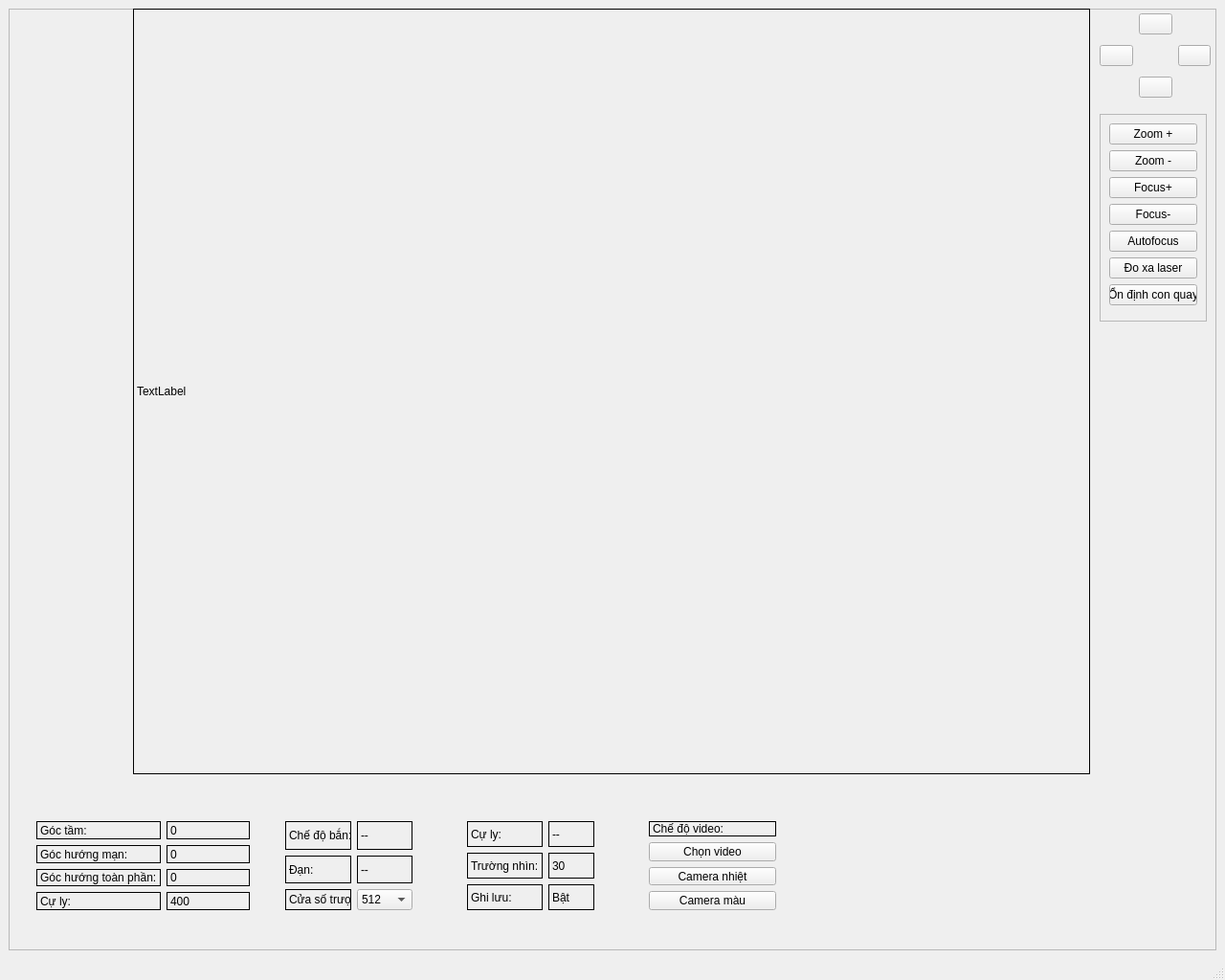
<?xml version="1.0" encoding="UTF-8"?>
<ui version="4.0">
 <class>MainWindow</class>
 <widget class="QMainWindow" name="MainWindow">
  <property name="geometry">
   <rect>
    <x>0</x>
    <y>0</y>
    <width>1280</width>
    <height>1024</height>
   </rect>
  </property>
  <property name="windowTitle">
   <string>Drone System</string>
  </property>
  <widget class="QWidget" name="centralwidget">
   <layout class="QGridLayout" name="gridLayout">
    <item row="0" column="0">
     <widget class="QFrame" name="frame">
      <property name="frameShape">
       <enum>QFrame::StyledPanel</enum>
      </property>
      <property name="frameShadow">
       <enum>QFrame::Raised</enum>
      </property>
      <widget class="QFrame" name="frame_2">
       <property name="geometry">
        <rect>
         <x>280</x>
         <y>840</y>
         <width>151</width>
         <height>111</height>
        </rect>
       </property>
       <layout class="QGridLayout" name="gridLayout_3">
        <item row="0" column="0">
         <widget class="QLabel" name="image_label_8">
          <property name="frameShape">
           <enum>QFrame::Panel</enum>
          </property>
          <property name="text">
           <string>Chế độ bắn:</string>
          </property>
         </widget>
        </item>
        <item row="1" column="1">
         <widget class="QLabel" name="image_label_9">
          <property name="frameShape">
           <enum>QFrame::Panel</enum>
          </property>
          <property name="text">
           <string>--</string>
          </property>
         </widget>
        </item>
        <item row="1" column="0">
         <widget class="QLabel" name="image_label_10">
          <property name="frameShape">
           <enum>QFrame::Panel</enum>
          </property>
          <property name="text">
           <string>Đạn:</string>
          </property>
         </widget>
        </item>
        <item row="0" column="1">
         <widget class="QLabel" name="image_label_11">
          <property name="frameShape">
           <enum>QFrame::Panel</enum>
          </property>
          <property name="text">
           <string>--</string>
          </property>
         </widget>
        </item>
        <item row="2" column="0">
         <widget class="QLabel" name="image_label_12">
          <property name="frameShape">
           <enum>QFrame::Panel</enum>
          </property>
          <property name="text">
           <string>Cửa số trượt:</string>
          </property>
         </widget>
        </item>
        <item row="2" column="1">
         <widget class="QComboBox" name="selectSlicing">
          <item>
           <property name="text">
            <string>512</string>
           </property>
          </item>
          <item>
           <property name="text">
            <string>764</string>
           </property>
          </item>
          <item>
           <property name="text">
            <string>872</string>
           </property>
          </item>
          <item>
           <property name="text">
            <string>1024</string>
           </property>
          </item>
         </widget>
        </item>
       </layout>
      </widget>
      <widget class="QWidget" name="layoutWidget">
       <property name="geometry">
        <rect>
         <x>1140</x>
         <y>0</y>
         <width>116</width>
         <height>101</height>
        </rect>
       </property>
       <layout class="QGridLayout" name="gridLayout_4">
        <item row="1" column="0">
         <widget class="QPushButton" name="bt_left">
          <property name="text">
           <string/>
          </property>
          <property name="icon">
           <iconset>
            <normaloff>Resources/arrow-102-32.ico</normaloff>Resources/arrow-102-32.ico</iconset>
          </property>
         </widget>
        </item>
        <item row="0" column="1">
         <widget class="QPushButton" name="bt_up">
          <property name="text">
           <string/>
          </property>
          <property name="icon">
           <iconset>
            <normaloff>Resources/arrow-155-32.ico</normaloff>Resources/arrow-155-32.ico</iconset>
          </property>
         </widget>
        </item>
        <item row="2" column="1">
         <widget class="QPushButton" name="bt_down">
          <property name="text">
           <string/>
          </property>
          <property name="icon">
           <iconset>
            <normaloff>Resources/arrow-217-32.ico</normaloff>Resources/arrow-217-32.ico</iconset>
          </property>
         </widget>
        </item>
        <item row="1" column="2">
         <widget class="QPushButton" name="bt_right">
          <property name="text">
           <string/>
          </property>
          <property name="icon">
           <iconset>
            <normaloff>Resources/arrow-37-32.ico</normaloff>Resources/arrow-37-32.ico</iconset>
          </property>
         </widget>
        </item>
       </layout>
      </widget>
      <widget class="QLabel" name="image_label">
       <property name="geometry">
        <rect>
         <x>130</x>
         <y>0</y>
         <width>1000</width>
         <height>800</height>
        </rect>
       </property>
       <property name="frameShape">
        <enum>QFrame::Panel</enum>
       </property>
       <property name="text">
        <string>TextLabel</string>
       </property>
      </widget>
      <widget class="QFrame" name="frame_3">
       <property name="geometry">
        <rect>
         <x>20</x>
         <y>840</y>
         <width>241</width>
         <height>111</height>
        </rect>
       </property>
       <layout class="QGridLayout" name="gridLayout_2">
        <item row="0" column="0">
         <widget class="QLabel" name="image_label_2">
          <property name="frameShape">
           <enum>QFrame::Panel</enum>
          </property>
          <property name="text">
           <string>Góc tầm:</string>
          </property>
         </widget>
        </item>
        <item row="1" column="1">
         <widget class="QLabel" name="image_label_5">
          <property name="frameShape">
           <enum>QFrame::Panel</enum>
          </property>
          <property name="text">
           <string>0</string>
          </property>
         </widget>
        </item>
        <item row="1" column="0">
         <widget class="QLabel" name="image_label_3">
          <property name="frameShape">
           <enum>QFrame::Panel</enum>
          </property>
          <property name="text">
           <string>Góc hướng mạn:</string>
          </property>
         </widget>
        </item>
        <item row="0" column="1">
         <widget class="QLabel" name="image_label_4">
          <property name="frameShape">
           <enum>QFrame::Panel</enum>
          </property>
          <property name="text">
           <string>0</string>
          </property>
         </widget>
        </item>
        <item row="3" column="1">
         <widget class="QLabel" name="image_label_7">
          <property name="frameShape">
           <enum>QFrame::Panel</enum>
          </property>
          <property name="text">
           <string>400</string>
          </property>
         </widget>
        </item>
        <item row="3" column="0">
         <widget class="QLabel" name="image_label_6">
          <property name="frameShape">
           <enum>QFrame::Panel</enum>
          </property>
          <property name="text">
           <string>Cự ly:</string>
          </property>
         </widget>
        </item>
        <item row="2" column="0">
         <widget class="QLabel" name="image_label_14">
          <property name="frameShape">
           <enum>QFrame::Panel</enum>
          </property>
          <property name="text">
           <string>Góc hướng toàn phần:</string>
          </property>
         </widget>
        </item>
        <item row="2" column="1">
         <widget class="QLabel" name="image_label_15">
          <property name="frameShape">
           <enum>QFrame::Panel</enum>
          </property>
          <property name="text">
           <string>0</string>
          </property>
         </widget>
        </item>
       </layout>
      </widget>
      <widget class="QFrame" name="frame_4">
       <property name="geometry">
        <rect>
         <x>470</x>
         <y>840</y>
         <width>151</width>
         <height>111</height>
        </rect>
       </property>
       <layout class="QGridLayout" name="gridLayout_5">
        <item row="3" column="1">
         <widget class="QLabel" name="image_label_21">
          <property name="frameShape">
           <enum>QFrame::Panel</enum>
          </property>
          <property name="text">
           <string>Bật</string>
          </property>
         </widget>
        </item>
        <item row="2" column="1">
         <widget class="QLabel" name="image_label_17">
          <property name="frameShape">
           <enum>QFrame::Panel</enum>
          </property>
          <property name="text">
           <string>30</string>
          </property>
         </widget>
        </item>
        <item row="2" column="0">
         <widget class="QLabel" name="image_label_18">
          <property name="frameShape">
           <enum>QFrame::Panel</enum>
          </property>
          <property name="text">
           <string>Trường nhìn:</string>
          </property>
         </widget>
        </item>
        <item row="3" column="0">
         <widget class="QLabel" name="image_label_20">
          <property name="frameShape">
           <enum>QFrame::Panel</enum>
          </property>
          <property name="text">
           <string>Ghi lưu:</string>
          </property>
         </widget>
        </item>
        <item row="1" column="1">
         <widget class="QLabel" name="image_label_19">
          <property name="frameShape">
           <enum>QFrame::Panel</enum>
          </property>
          <property name="text">
           <string>--</string>
          </property>
         </widget>
        </item>
        <item row="1" column="0">
         <widget class="QLabel" name="image_label_22">
          <property name="frameShape">
           <enum>QFrame::Panel</enum>
          </property>
          <property name="text">
           <string>Cự ly:</string>
          </property>
         </widget>
        </item>
       </layout>
      </widget>
      <widget class="QFrame" name="frame_5">
       <property name="geometry">
        <rect>
         <x>1140</x>
         <y>110</y>
         <width>112</width>
         <height>217</height>
        </rect>
       </property>
       <property name="frameShape">
        <enum>QFrame::StyledPanel</enum>
       </property>
       <property name="frameShadow">
        <enum>QFrame::Raised</enum>
       </property>
       <layout class="QVBoxLayout" name="verticalLayout">
        <item>
         <widget class="QPushButton" name="bt_control_file_2">
          <property name="text">
           <string>Zoom +</string>
          </property>
         </widget>
        </item>
        <item>
         <widget class="QPushButton" name="bt_control_file_3">
          <property name="text">
           <string>Zoom -</string>
          </property>
         </widget>
        </item>
        <item>
         <widget class="QPushButton" name="bt_control_file_4">
          <property name="text">
           <string>Focus+</string>
          </property>
         </widget>
        </item>
        <item>
         <widget class="QPushButton" name="bt_control_file_5">
          <property name="text">
           <string>Focus-</string>
          </property>
         </widget>
        </item>
        <item>
         <widget class="QPushButton" name="bt_control_file_6">
          <property name="text">
           <string>Autofocus</string>
          </property>
         </widget>
        </item>
        <item>
         <widget class="QPushButton" name="bt_control_file_7">
          <property name="text">
           <string>Đo xa laser</string>
          </property>
         </widget>
        </item>
        <item>
         <widget class="QPushButton" name="bt_control_file_8">
          <property name="text">
           <string>Ổn định con quay</string>
          </property>
          <property name="checkable">
           <bool>true</bool>
          </property>
         </widget>
        </item>
       </layout>
       <zorder>bt_control_file_2</zorder>
       <zorder>bt_control_file_5</zorder>
       <zorder>bt_control_file_6</zorder>
       <zorder>bt_control_file_4</zorder>
       <zorder>bt_control_file_8</zorder>
       <zorder>bt_control_file_7</zorder>
       <zorder>bt_control_file_3</zorder>
      </widget>
      <widget class="QFrame" name="frame_6">
       <property name="geometry">
        <rect>
         <x>660</x>
         <y>840</y>
         <width>151</width>
         <height>111</height>
        </rect>
       </property>
       <layout class="QGridLayout" name="gridLayout_6">
        <item row="1" column="0">
         <widget class="QPushButton" name="bt_video_test">
          <property name="text">
           <string>Chọn video</string>
          </property>
         </widget>
        </item>
        <item row="0" column="0">
         <widget class="QLabel" name="image_label_16">
          <property name="frameShape">
           <enum>QFrame::Panel</enum>
          </property>
          <property name="text">
           <string>Chế độ video:</string>
          </property>
         </widget>
        </item>
        <item row="2" column="0">
         <widget class="QPushButton" name="bt_video_thermal">
          <property name="text">
           <string>Camera nhiệt</string>
          </property>
         </widget>
        </item>
        <item row="3" column="0">
         <widget class="QPushButton" name="bt_video_main">
          <property name="text">
           <string>Camera màu</string>
          </property>
         </widget>
        </item>
       </layout>
      </widget>
     </widget>
    </item>
   </layout>
  </widget>
  <widget class="QStatusBar" name="statusbar"/>
 </widget>
 <resources/>
 <connections/>
</ui>
